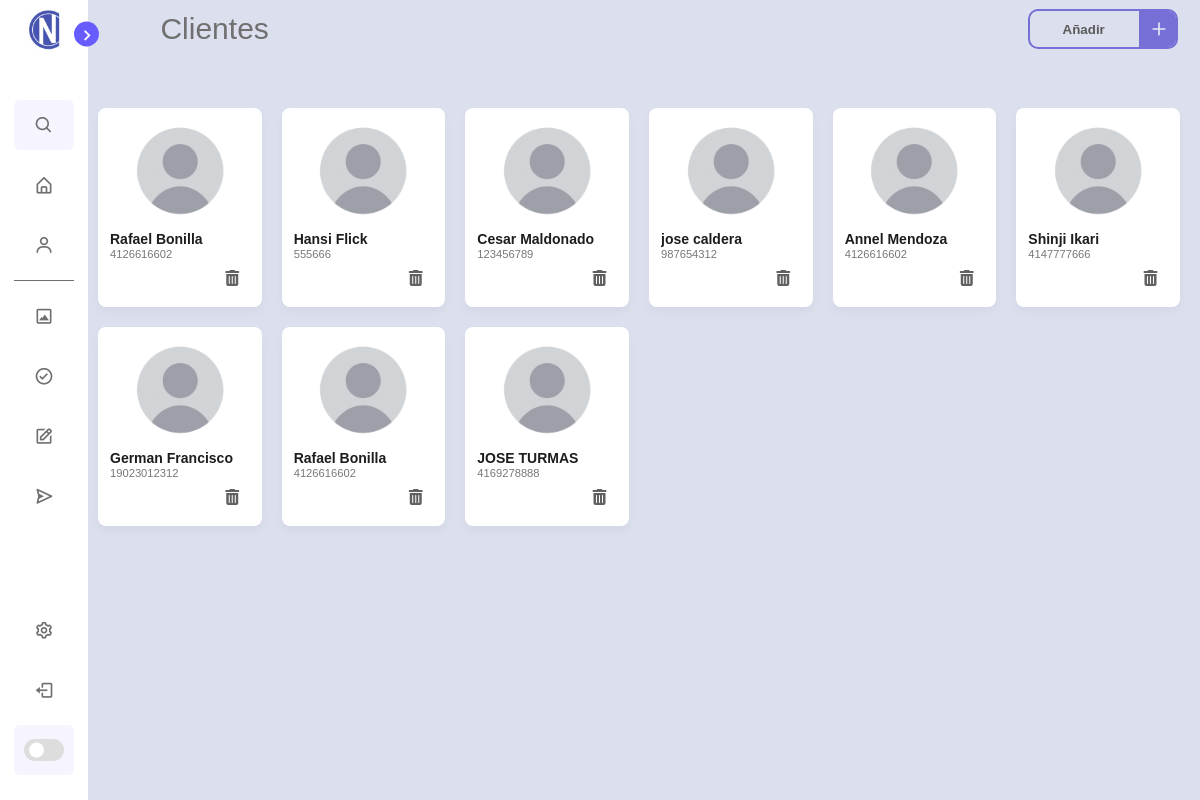
Screenshot of /settings/client (signed in) with the database file from the repository.
### tables this page shows
CREATE TABLE clientProject ( projectClientId INTEGER PRIMARY KEY AUTOINCREMENT, projectClientName TEXT, projectClientNumber INTEGER );

### new.py (the view)
@app.route("/settings/client")
def settings_client():
    function = try_edit_clients()
    return function

### library/DB.py (called while the page is built)
def get_clients():
    conn = sqlite3.connect('library/database.db')
    cursor = conn.cursor()
    cursor.execute("SELECT projectClientName,ProjectClientNumber,projectClientId FROM clientProject")
    filas = cursor.fetchall()
    clientes= []
    for elemento in filas:
        if elemento not in clientes:
            clientes.append(elemento)
    return clientes

### library/URLs.py (called while the page is built)
def try_edit_clients():
    if g.user:
        cliente=get_clients()
        return render_template("settings-client.html",user=g.user,cliente=cliente)
    flash("Debe de iniciar sesión primero.")
    return render_template("index.html")

### new.py (called while the page is built)
@app.before_request
def before_request():
    if "username" in session:
        g.user = session["username"]
    else:
        g.user = None

### templates/settings-client.html (shortened to what this page needs)
<!DOCTYPE html>
<html lang="en">
<head>
    <link rel="stylesheet" href="../static/css/main.css">
    <link rel="stylesheet" href="../static/css/clients.css">
    <link rel="stylesheet" href="../static/css/scrollbar.css">
    <link rel="stylesheet" href="../static/css/flash.css">
    <link rel="stylesheet" href="https://cdnjs.cloudflare.com/ajax/libs/font-awesome/6.4.2/css/all.min.css">
    <link href='https://unpkg.com/boxicons@2.1.1/css/boxicons.min.css' rel='stylesheet'>
</head>
<body>
    <nav class="sidebar close">
        <header>
            <div class="image-text">
                <span class="image">
                    <img src="../static/img/icon.ico" alt="iconcopy">
                </span>
            </div>
            <i class='bx bx-chevron-right toggle'></i>
        </header>
        <div class="menu-bar">
            <div class="menu">
                <li class="search-box">
                    <i class='bx bx-search icon'></i>
                </li>
                <ul class="menu-links" id="home">
                    <li class="nav-link">
                        <a href="{{ url_for('home') }}">
                            <i class='bx bx-home-alt icon'></i>
                        </a>
                    </li>
                    <li class="nav-link" id="client">
                        <a href="{{ url_for('clients') }}">
                            <i class='bx bx-user icon'></i>
                        </a>
                    </li>
                </ul>
                <hr class="separator">
                <ul class="menu-links">
                    <li class="nav-link" id="diseño">
                        <a href="{{ url_for('design') }}">
                            <i class='bx bx-image-alt icon'></i>
                        </a>
                    </li>
                    <li class="nav-link" id="aprobacion">
                        <a href="{{ url_for('approval') }}">
                            <i class='bx bx-check-circle icon'></i>
                        </a>
                    </li>
                    <li class="nav-link" id="elaboracion">
                        <a href="{{ url_for('crafting') }}">
                            <i class='bx bx-edit icon'></i>
                        </a>
                    </li>
                    <li class="nav-link" id="entrega">
                        <a href="{{ url_for('ending') }}">
                            <i class='bx bx-send icon'></i>
                        </a>
                    </li>
                </ul>
            </div>
            <div class="bottom-content">
                <li class="">
                    <a href="{{ url_for('settings') }}">
                        <i class='bx bx-cog icon'></i>
                    </a>
                <li class="">
                    <a href="{{ url_for('logout') }}">
                        <i class='bx bx-log-out icon'></i>
                    </a>
                </li>
                <li class="mode">
                    <div class="toggle-switch">
                        <span class="switch"></span>
                    </div>
                </li>
            </div>
        </div>
    </nav>
    <section class="home">
        <div class="home-header">
            <div class="text">Clientes</div>
            <button class="add-btn" type="button" id="openModal">
                <span class="button__text">Añadir</span>
                <span class="button__icon">
                    <svg class="svg" fill="none" height="24" stroke="currentColor" stroke-linecap="round"
                        stroke-linejoin="round" stroke-width="2" viewBox="0 0 24 24" width="24"
                        xmlns="http://www.w3.org/2000/svg">
                        <line x1="12" x2="12" y1="5" y2="19"></line>
                        <line x1="5" x2="19" y1="12" y2="12"></line>
                    </svg>
                </span>
            </button>
        </div>
    <div class="card-list-client">
        {% for item in cliente %}
            <div class="card-client">
                <img src="../static/img/user-default.png" alt="User Image">
                <p class="default-client-name">{{item[0]}}</p>
                <p class="client-company">{{item[1]}}</p>
                <div class="actions">
                    <div class="delete" onclick="showModal('{{ item[2] }}')">
                        <i class="fas fa-trash-alt" title="Borrar"></i>
                    </div>
                </div>
            </div>
        {% endfor %}
    </div>
  </body>
</html>

### static/css/main.css (style rules this page uses)
* { margin: 0; padding: 0; box-sizing: border-box; font-family: 'Poppins', sans-serif; }
:root { --body-color: #dce0ee; --sidebar-color: #FFF; --primary-color: #695CFE; --primary-color-light: #F6F5FF; --toggle-color: #DDD; --text-color: #707070; --tran-03: all 0.2s ease; --tran-03: all 0.3s ease; --tran-04: all 0.3s ease; --tran-05: all 0.3s ease; }
.home-header { display: flex; justify-content: space-between; align-items: center; color: #e7e7e7; background-color: transparent; padding-left: 2%; padding-right: 2%; padding-top: 0; }
.text { margin-right: auto; }
body { min-height: 100vh; background-color: var(--body-color); transition: var(--tran-05); }
.sidebar { position: fixed; top: 0; left: 0; height: 100vh; width: 260px; padding: 10px 14px; background: var(--sidebar-color); transition: var(--tran-05); z-index: 100; }
.sidebar.close { width: 88px; }
.sidebar li { height: 50px; list-style: none; display: flex; align-items: center; margin-top: 10px; }
.sidebar header .image, .sidebar .icon { min-width: 60px; border-radius: 6px; }
.sidebar .icon { min-width: 60px; border-radius: 6px; height: 100%; display: flex; align-items: center; justify-content: center; font-size: 20px; }
.sidebar .text, .sidebar .icon { color: var(--text-color); transition: var(--tran-03); }
.separator { border: none; height: 1px; background-color: var(--text-color); margin: 10px 0; }
.sidebar header { position: relative; }
.sidebar header .image-text { display: flex; align-items: center; }
.sidebar header .image { display: flex; align-items: center; justify-content: center; }
.sidebar header .image img { width: 40px; border-radius: 6px; }
.sidebar header .toggle { position: absolute; top: 60%; right: -25px; transform: translateY(-50%) rotate(180deg); height: 25px; width: 25px; background-color: var(--primary-color); color: var(--sidebar-color); border-radius: 50%; display: flex; align-items: center; justify-content: center; font-size: 22px; cursor: pointer; transition: var(--tran-05); }
.sidebar.close .toggle { transform: translateY(-50%) rotate(0deg); }
.sidebar .menu { margin-top: 40px; }
.sidebar li.search-box { border-radius: 6px; background-color: var(--primary-color-light); cursor: pointer; transition: var(--tran-05); }
.sidebar li a { list-style: none; height: 100%; background-color: transparent; display: flex; align-items: center; height: 100%; width: 100%; border-radius: 6px; text-decoration: none; transition: var(--tran-03); }
.sidebar .menu-bar { height: calc(100% - 55px); display: flex; flex-direction: column; justify-content: space-between; overflow-y: scroll; }
.sidebar .menu-bar .mode { border-radius: 6px; background-color: var(--primary-color-light); position: relative; transition: var(--tran-05); }
.menu-bar .bottom-content .toggle-switch { position: absolute; right: 0; height: 100%; min-width: 60px; display: flex; align-items: center; justify-content: center; border-radius: 6px; cursor: pointer; }
.toggle-switch .switch { position: relative; height: 22px; width: 40px; border-radius: 25px; background-color: var(--toggle-color); transition: var(--tran-05); }
.switch::before { content: ''; position: absolute; height: 15px; width: 15px; border-radius: 50%; top: 50%; left: 5px; transform: translateY(-50%); background-color: var(--sidebar-color); transition: var(--tran-04); }
.home { position: absolute; top: 0; top: 0; left: 250px; height: 100vh; width: calc(100% - 250px); background-color: var(--body-color); transition: var(--tran-05); }
.home-header .text { font-size: 30px; font-weight: 500; color: var(--text-color); padding: 12px 60px; }
.sidebar.close~.home { left: 78px; height: 100vh; width: calc(100% - 78px); }
.home-header .add-btn { --main-focus: #756fd6; --font-color: #5a5a5a; --bg-color-sub: #756fd6; --bg-color: #e4e9f700; --main-color: #756fd6; position: relative; width: 150px; height: 40px; cursor: pointer; display: flex; align-items: center; border: 2px solid var(--main-color); background-color: var(--bg-color); border-radius: 10px; overflow: hidden; }
.add-btn, .button__icon, .button__text { transition: all 0.3s; }
.add-btn .button__text { transform: translateX(33px); color: var(--font-color); font-weight: 600; }
.add-btn .button__icon { position: absolute; transform: translateX(109px); height: 100%; width: 40px; background-color: var(--bg-color-sub); display: flex; align-items: center; justify-content: center; color: #E4E9F7; ; }
.add-btn .svg { width: 20px; fill: var(--main-color); }

### rows the page displays
clientProject: projectClientName "Rafael Bonilla", projectClientNumber "4126616602"
clientProject: projectClientName "Hansi Flick", projectClientNumber "555666"
clientProject: projectClientName "Cesar Maldonado", projectClientNumber "123456789"
clientProject: projectClientName "jose caldera", projectClientNumber "987654312"
clientProject: projectClientName "Annel Mendoza", projectClientNumber "4126616602"
clientProject: projectClientName "Shinji Ikari", projectClientNumber "4147777666"
clientProject: projectClientName "German Francisco", projectClientNumber "19023012312"
clientProject: projectClientName "Rafael Bonilla", projectClientNumber "4126616602"
clientProject: projectClientName "JOSE TURMAS", projectClientNumber "4169278888"
